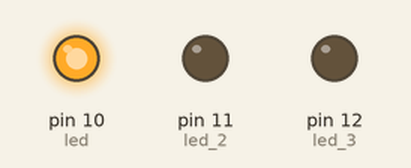
Recording of a sketch running on a simulated Arduino Uno, built with avr-gcc and run on an emulated ATmega328P. On the bench: output pins drawn as LEDs (lit = HIGH).

Above: at 0.1 s.
At 1.1 s:
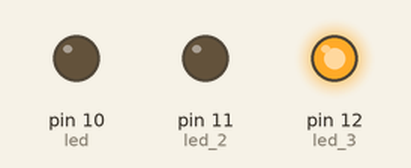
At 2.7 s:
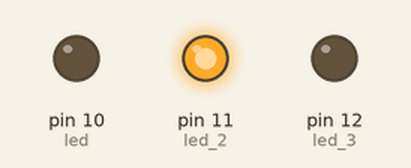
Timing chart, 0 to 3.0 s (numbered marks = the images above):
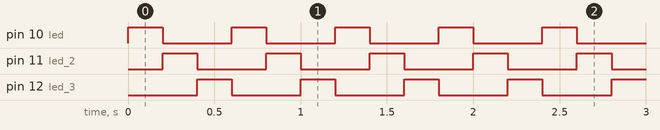

The sketch:

semaforo.ino
```cpp
#define led 10
#define led_2 11
#define led_3 12

void setup()
{
  pinMode(led, OUTPUT);
  pinMode(led_2, OUTPUT);
  pinMode(led_3, OUTPUT);
}

void loop()
{
  verde(200);
  amarelo(200);
  vermelho(200);
}

void verde(int tmp) {
  digitalWrite(led, HIGH);
  digitalWrite(led_2, LOW);
  digitalWrite(led_3, LOW);
  delay(tmp);
}

void amarelo(int tmp) {
  digitalWrite(led, LOW);
  digitalWrite(led_2, HIGH);
  digitalWrite(led_3, LOW);
  delay(tmp);
}

void vermelho(int tmp) {
  digitalWrite(led, LOW);
  digitalWrite(led_2, LOW);
  digitalWrite(led_3, HIGH);
  delay(tmp);
}
```

Measured:
- by itself, pin 10 (led), pin 11 (led_2), pin 12 (led_3): alternates HIGH for 0.20 s and LOW for 0.40 s
- by itself, everything shown: repeats every 0.60 s, in 3 steps
